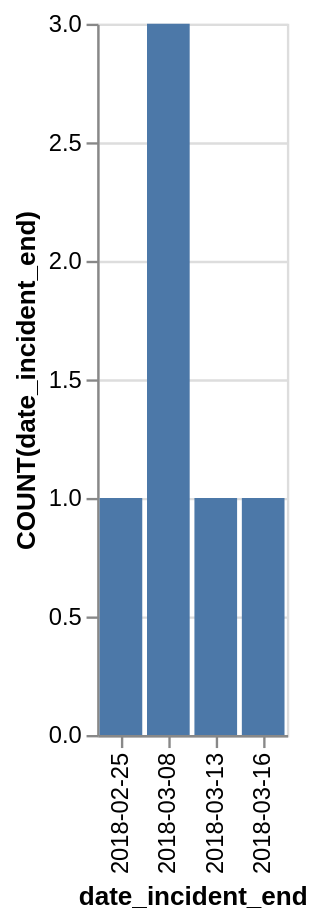

The specification (Vega-Lite) saved for this image:
### Vega-Lite specification from a JSON file in a GitHub repository (floating-point values rounded to 4 significant figures)
{"data": {"values": [{"x_data": "2018-02-25", "y_data": 1}, {"x_data": "2018-03-08", "y_data": 3}, {"x_data": "2018-03-13", "y_data": 1}, {"x_data": "2018-03-16", "y_data": 1}]}, "mark": "bar", "encoding": {"x": {"field": "x_data", "type": "nominal", "title": "date_incident_end", "sort": "ascending"}, "y": {"field": "y_data", "type": "quantitative", "title": "COUNT(date_incident_end)"}}}
